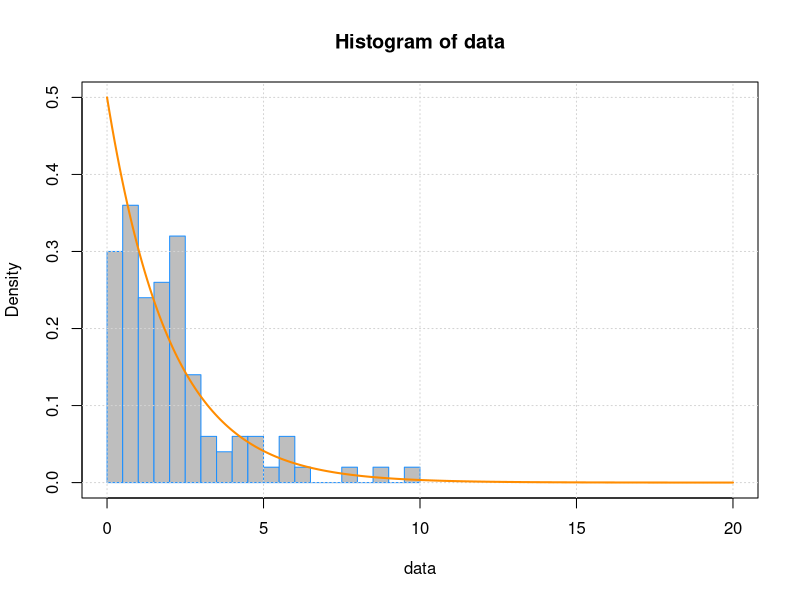
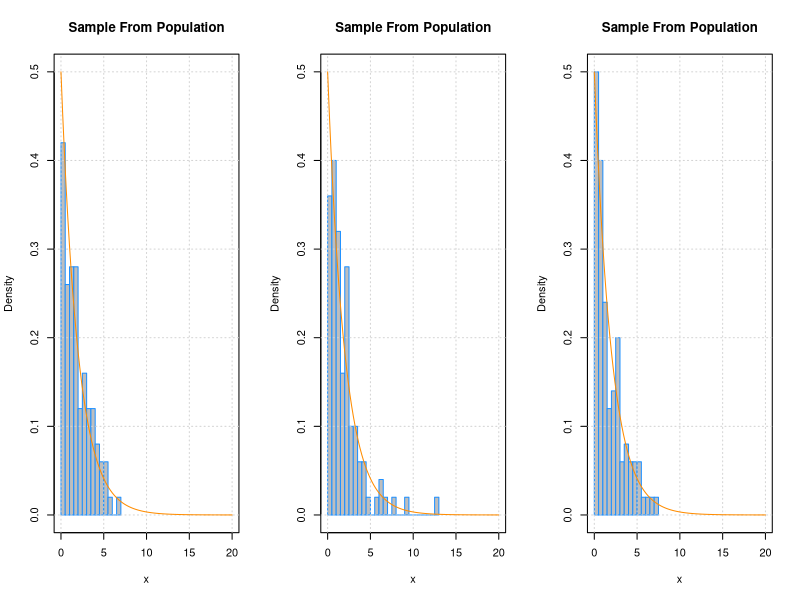
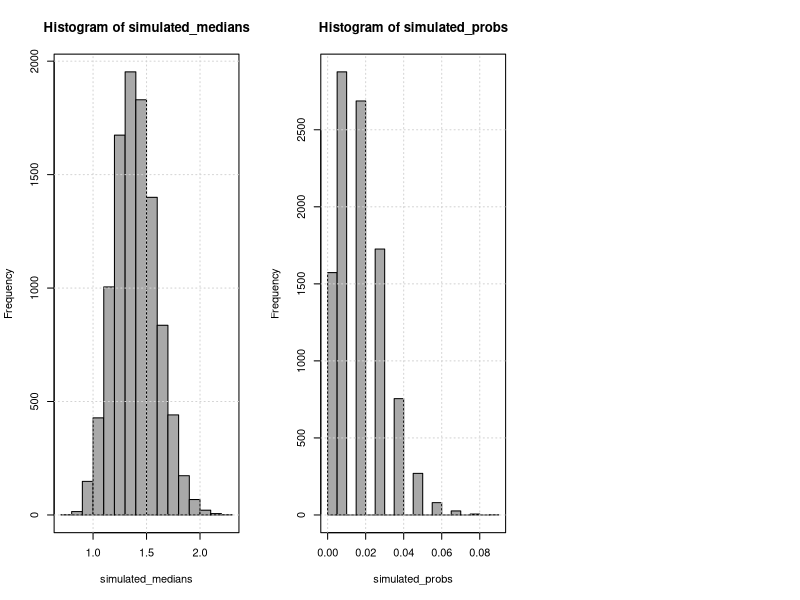
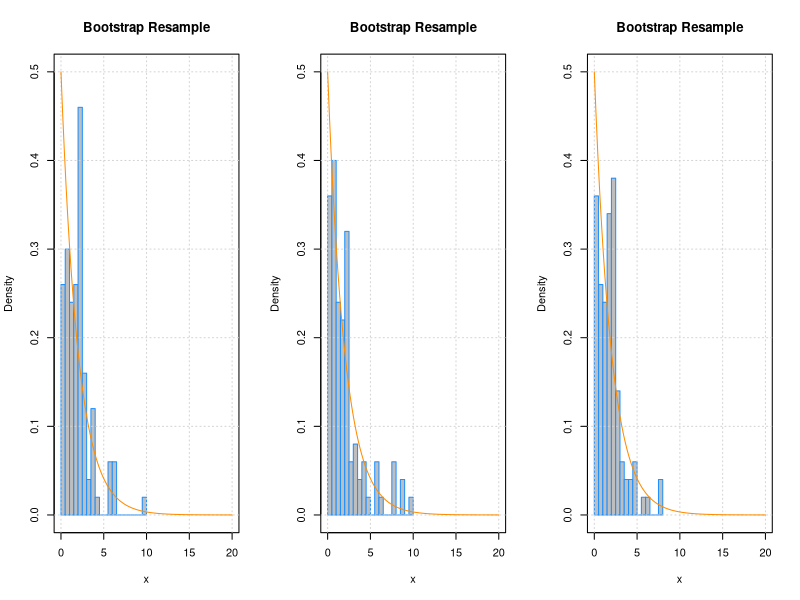
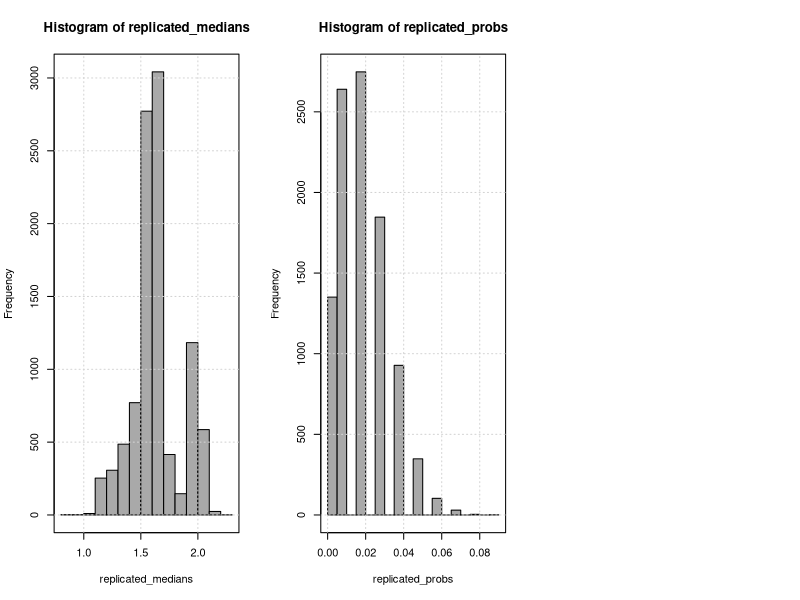

Reproduce these figures in R, in order.
## ---- chunk 1
library("microbenchmark")
## ---- chunk 2
# create some data
set.seed(1)
data = rexp(n = 100, rate = 0.5)
## ---- chunk 3
# parameters of interest
1 / 0.5 # mean
qexp(0.5, rate = 0.5) # median
pexp(8, rate = 0.5, lower.tail = FALSE) # probability P[X > 8]
## ---- chunk 4
# estimates using sample data
mean(data)
median(data)
mean(data > 8)
## ---- chunk 5
# histogram of data with population distribution
hist(data, 
     border = "dodgerblue", col = "grey", breaks = 20, 
     probability = TRUE, ylim = c(0, 0.5), xlim = c(0, 20))
box()
grid()
curve(dexp(x, rate = 0.5), add = TRUE, col = "darkorange", n = 250, lwd = 2)
## ---- chunk 6
# define graphical parameters
ylim = c(0, 0.5)
xlim = c(0, 20)
## ---- chunk 7
# resampling from the true distribution
par(mfrow = c(1, 3))

hist(rexp(n = 100, rate = 0.5), 
     border = "dodgerblue", col = "grey", breaks = 20, probability = TRUE, 
     ylim = ylim, xlim = xlim,
     main = "Sample From Population", xlab = "x")
box()
grid()
curve(dexp(x, rate = 0.5), add = TRUE, col = "darkorange")

hist(rexp(n = 100, rate = 0.5), 
     border = "dodgerblue", col = "grey", breaks = 20, probability = TRUE, 
     ylim = ylim, xlim = xlim,
     main = "Sample From Population", xlab = "x")
box()
grid()
curve(dexp(x, rate = 0.5), add = TRUE, col = "darkorange")

hist(rexp(n = 100, rate = 0.5), 
     border = "dodgerblue", col = "grey", breaks = 20, probability = TRUE, 
     ylim = ylim, xlim = xlim,
     main = "Sample From Population", xlab = "x")
box()
grid()
curve(dexp(x, rate = 0.5), add = TRUE, col = "darkorange")
## ---- chunk 8
qexp(0.5, rate = 0.5) # true populaiton median
median(data) # sample median
## ---- chunk 9
# simulating medians
# - simulate from known distribution
# - calculate median on simualted data
# - store result
simulated_medians = replicate(n = 10000, median(rexp(n = 100, rate = 0.5)))
## ---- chunk 10
# use EDF and plug-in principle to learn about distribution and make estimates
mean(simulated_medians)
sd(simulated_medians)
quantile(simulated_medians, probs = c(0.025, 0.975))
## ---- chunk 11
# plot of ECDF of sample median
hist(simulated_medians, col = "darkgrey")
box()
grid()
## ---- chunk 12
pexp(8, rate = 0.5, lower.tail = FALSE) # true probability P[X > 8]
mean(data > 8) # estimate using ECDF of sample data, mean(I(x > 8))
## ---- chunk 13
# simulating estimates of P[X > 8]
# - simulate from known distribution
# - calculate proportion of obs greater than 8 in simualted data, mean(I(x > 8))
# - store result
simulated_probs = replicate(n = 10000, mean(rexp(n = 100, rate = 0.5) > 8))
## ---- chunk 14
# use EDF and plug-in principle to learn about distribution and make estimates
mean(simulated_probs)
sd(simulated_probs)
quantile(simulated_probs, probs = c(0.025, 0.975))
## ---- chunk 15
# plot of ECDF of sample median
hist(simulated_probs, col = "darkgrey")
box()
grid()
## ---- chunk 16
# bootstrap resampling
sample(x = data, replace = TRUE)
## ---- chunk 17
# bootstrap resample from original data
par(mfrow = c(1, 3))

hist(sample(x = data, replace = TRUE), 
     border = "dodgerblue", col = "grey", breaks = 20, probability = TRUE, 
     ylim = ylim, xlim = xlim,
     main = "Bootstrap Resample", xlab = "x")
box()
grid()
curve(dexp(x, rate = 0.5), add = TRUE, col = "darkorange")

hist(sample(x = data, replace = TRUE), 
     border = "dodgerblue", col = "grey", breaks = 20, probability = TRUE, 
     ylim = ylim, xlim = xlim,
     main = "Bootstrap Resample", xlab = "x")
box()
grid()
curve(dexp(x, rate = 0.5), add = TRUE, col = "darkorange")

hist(sample(x = data, replace = TRUE), 
     border = "dodgerblue", col = "grey", breaks = 20, probability = TRUE, 
     ylim = ylim, xlim = xlim,
     main = "Bootstrap Resample", xlab = "x")
box()
grid()
curve(dexp(x, rate = 0.5), add = TRUE, col = "darkorange")
## ---- chunk 18
qexp(0.5, rate = 0.5) # true populaiton median
median(data) # sample median
## ---- chunk 19
# boostrapping medians
# - sample with replacement from sample data
# - calculate median on resampled data
# - store result
replicated_medians = replicate(n = 10000, median(sample(data, replace = TRUE)))
## ---- chunk 20
# use EDCD and plug-in principle to learn about distribution and make estimates
mean(replicated_medians)
sd(replicated_medians)
## ---- chunk 21
# a 95% CI for the true median
quantile(replicated_medians, probs = c(0.025, 0.975))
## ---- chunk 22
# plot of ECDF of sample median
hist(replicated_medians, col = "darkgrey")
box()
grid()
## ---- chunk 23
pexp(8, rate = 0.5, lower.tail = FALSE) # true probability P[X > 8]
mean(data > 8) # estimate using ECDF of sample data, mean(I(x > 8))
## ---- chunk 24
# boostrapping mean(I(x > 8))
# - sample with replacement from sample data
# - calculate proportion of obs greater than 8 in simualted data, mean(I(x > 8))
# - store result
replicated_probs = replicate(n = 10000, mean(sample(data, replace = TRUE) > 8))
## ---- chunk 25
# use EDCD and plug-in principle to learn about distribution and make estimates
mean(replicated_probs)
sd(replicated_probs)
## ---- chunk 26
# a 95% CI for the true P[X > 8]
quantile(replicated_probs, probs = c(0.025, 0.975))
## ---- chunk 27
# plot of ECDF of sample median
hist(replicated_probs, col = "darkgrey")
box()
grid()
## ---- chunk 28
# sample from exponential with mean 2
# generate bootstrap replicates of the median
# calculate 95% confidence interval use percentile (quantile) method
# check if true median is in confidence interval each time (hope for ~95%!)
true_median = qexp(0.5, rate = 0.5) # median
## ---- chunk 29
check_if_in_interval = function() {
  data = rexp(n = 100, rate = 0.5)
  replicated_medians = replicate(n = 1000, median(sample(data, replace = TRUE)))
  interval = quantile(replicated_medians, probs = c(0.025, 0.975))
  interval[1] < true_median & true_median < interval[2]
}
## ---- chunk 30
median_in_out = replicate(n = 500, check_if_in_interval())
mean(median_in_out)
## ---- chunk 31
microbenchmark(check_if_in_interval())
